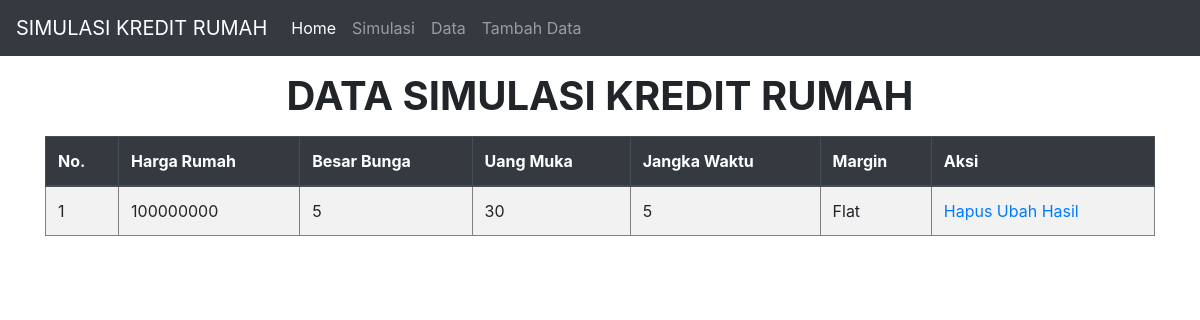
The app's page /data.php with its own data.
### tables this page shows
CREATE TABLE `data_kredit` (
  `id` int(11) NOT NULL,
  `harga` int(50) NOT NULL,
  `bunga` int(10) NOT NULL,
  `uangdp` int(10) NOT NULL,
  `tenor` int(10) NOT NULL,
  `margin` varchar(10) NOT NULL
);

### functions.php (called while the page is built, shortened)
<?php
$conn = mysqli_connect('localhost', 'root', '', 'kredit_rumah');
function query($query)
{
    global $conn;
    $result = mysqli_query($conn, $query);
    $rows = [];
    while ($row = mysqli_fetch_assoc($result)) {
        $rows[] = $row;
    }
    return $rows;
}

### data.php (the view, shortened to what this page needs)
<?php
require 'functions.php';
$rows = query("SELECT * FROM data_kredit");
?>
<!DOCTYPE html>
<html lang="en">
<head>
    <link rel="stylesheet" href="https://stackpath.bootstrapcdn.com/bootstrap/4.5.2/css/bootstrap.min.css">
    <link rel="stylesheet" type="text/css" href="bootstrap-datepicker.min.css">
</head>
<body>
    <header>
        <nav class="navbar navbar-expand-lg navbar-dark bg-dark">
            <a class="navbar-brand" href="index.php">SIMULASI KREDIT RUMAH</a>
            <div class="collapse navbar-collapse" id="navbarNav">
                <ul class="navbar-nav">
                    <li class="nav-item active">
                        <a class="nav-link" href="index.php">Home<span class="sr-only">(current)</span></a>
                    </li>
                    <li class="nav-item">
                        <a class="nav-link" href="input.php">Simulasi</a>
                    </li>
                    <li class="nav-item">
                        <a class="nav-link" href="#">Data</a>
                    </li>
                    <li class="nav-item">
                        <a class="nav-link" href="tambah.php">Tambah Data</a>
                    </li>
                </ul>
            </div>
        </nav>
    </header>
    <main>
        <div class="container">
            <h1 class="font-weight-bold text-center mt-3 mb-3">
                DATA SIMULASI KREDIT RUMAH
            </h1>
            <table class="table table-striped" border="1" cellpadding="10" cellspacing="0">
                <thead class="thead-dark">
                    <tr>
                        <th>No.</th>
                        <th>Harga Rumah</th>
                        <th>Besar Bunga</th>
                        <th>Uang Muka</th>
                        <th>Jangka Waktu</th>
                        <th>Margin</th>
                        <th>Aksi</th>
                    </tr>
                </thead>
                <tbody>
                    <?php $i = 1; ?>
                    <?php foreach ($rows as $row) : ?>
                        <tr>
                            <td><?= $i; ?></td>
                            <td><?= $row['harga'] ?></td>
                            <td><?= $row['bunga'] ?></td>
                            <td><?= $row['uangdp'] ?></td>
                            <td><?= $row['tenor'] ?></td>
                            <td><?= $row['margin'] ?></td>
                            <td>
                                <a href="hapus.php?id=<?= $row["id"]; ?>" onclick="return confirm('yakin??');">Hapus</a>
                                <a href="ubah.php?id=<?= $row["id"]; ?>">Ubah</a>
                                <a href="hasil.php?id=<?= $row["id"]; ?>">Hasil</a>
                            </td>
                        </tr>
                        <?php $i++; ?>
                    <?php endforeach; ?>
                </tbody>
            </table>
        </div>
    </main>
</body>
</html>

### records on screen
data_kredit: harga "100000000", bunga "5", uangdp "30", tenor "5", margin "Flat"
